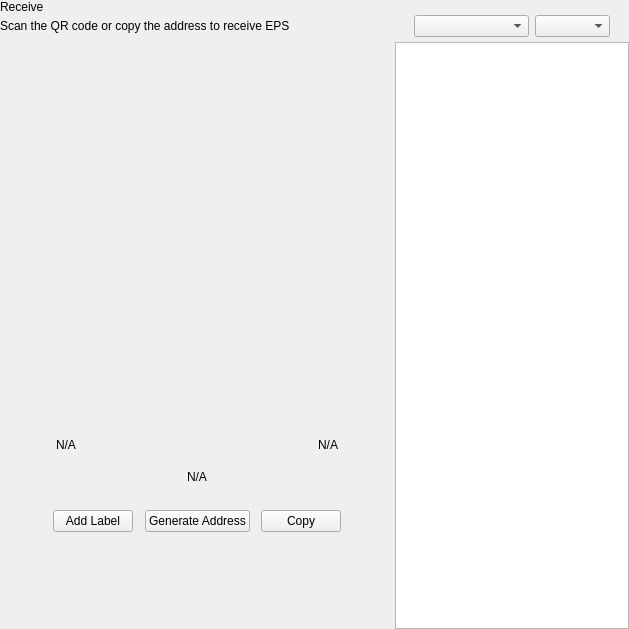
<?xml version="1.0" encoding="UTF-8"?>
<ui version="4.0">
 <class>ReceiveWidget</class>
 <widget class="QWidget" name="ReceiveWidget">
  <property name="geometry">
   <rect>
    <x>0</x>
    <y>0</y>
    <width>629</width>
    <height>629</height>
   </rect>
  </property>
  <property name="minimumSize">
   <size>
    <width>0</width>
    <height>0</height>
   </size>
  </property>
  <property name="windowTitle">
   <string>Form</string>
  </property>
  <layout class="QHBoxLayout" name="horizontalLayout_2" stretch="2,1">
   <property name="spacing">
    <number>0</number>
   </property>
   <property name="leftMargin">
    <number>0</number>
   </property>
   <property name="topMargin">
    <number>0</number>
   </property>
   <property name="rightMargin">
    <number>0</number>
   </property>
   <property name="bottomMargin">
    <number>0</number>
   </property>
   <item>
    <widget class="QWidget" name="left" native="true">
     <layout class="QVBoxLayout" name="verticalLayout_3">
      <property name="leftMargin">
       <number>0</number>
      </property>
      <property name="topMargin">
       <number>0</number>
      </property>
      <property name="rightMargin">
       <number>0</number>
      </property>
      <property name="bottomMargin">
       <number>0</number>
      </property>
      <item>
       <layout class="QVBoxLayout" name="verticalLayout_2">
        <property name="spacing">
         <number>0</number>
        </property>
        <property name="leftMargin">
         <number>0</number>
        </property>
        <item>
         <layout class="QHBoxLayout" name="horizontalLayout_3">
          <property name="spacing">
           <number>0</number>
          </property>
          <item>
           <layout class="QVBoxLayout" name="verticalLayout_4">
            <property name="spacing">
             <number>5</number>
            </property>
            <item>
             <widget class="QLabel" name="labelTitle">
              <property name="text">
               <string>Receive</string>
              </property>
             </widget>
            </item>
            <item alignment="Qt::AlignTop">
             <widget class="QLabel" name="labelSubtitle1">
              <property name="text">
               <string>Scan the QR code or copy the address to receive EPS</string>
              </property>
             </widget>
            </item>
           </layout>
          </item>
          <item>
           <spacer name="horizontalSpacer">
            <property name="orientation">
             <enum>Qt::Horizontal</enum>
            </property>
            <property name="sizeHint" stdset="0">
             <size>
              <width>40</width>
              <height>20</height>
             </size>
            </property>
           </spacer>
          </item>
         </layout>
        </item>
        <item>
         <spacer name="verticalSpacer_2">
          <property name="orientation">
           <enum>Qt::Vertical</enum>
          </property>
          <property name="sizeType">
           <enum>QSizePolicy::Expanding</enum>
          </property>
          <property name="sizeHint" stdset="0">
           <size>
            <width>20</width>
            <height>50</height>
           </size>
          </property>
         </spacer>
        </item>
        <item alignment="Qt::AlignHCenter">
         <widget class="QWidget" name="layoutQR" native="true">
          <property name="maximumSize">
           <size>
            <width>510</width>
            <height>16777215</height>
           </size>
          </property>
          <layout class="QVBoxLayout" name="verticalLayoutQr">
           <item>
            <spacer name="verticalSpacer11">
             <property name="orientation">
              <enum>Qt::Vertical</enum>
             </property>
             <property name="sizeType">
              <enum>QSizePolicy::Fixed</enum>
             </property>
             <property name="sizeHint" stdset="0">
              <size>
               <width>20</width>
               <height>20</height>
              </size>
             </property>
            </spacer>
           </item>
           <item alignment="Qt::AlignHCenter">
            <widget class="QLabel" name="labelQrImg">
             <property name="minimumSize">
              <size>
               <width>260</width>
               <height>260</height>
              </size>
             </property>
             <property name="maximumSize">
              <size>
               <width>260</width>
               <height>260</height>
              </size>
             </property>
             <property name="text">
              <string/>
             </property>
             <property name="alignment">
              <set>Qt::AlignCenter</set>
             </property>
            </widget>
           </item>
           <item>
            <spacer name="verticalSpacer_21">
             <property name="orientation">
              <enum>Qt::Vertical</enum>
             </property>
             <property name="sizeType">
              <enum>QSizePolicy::Fixed</enum>
             </property>
             <property name="sizeHint" stdset="0">
              <size>
               <width>20</width>
               <height>30</height>
              </size>
             </property>
            </spacer>
           </item>
           <item>
            <widget class="QWidget" name="widget" native="true">
             <property name="minimumSize">
              <size>
               <width>0</width>
               <height>0</height>
              </size>
             </property>
             <layout class="QHBoxLayout" name="horizontalLayout_5">
              <item>
               <widget class="QLabel" name="labelLabel">
                <property name="text">
                 <string notr="true">N/A</string>
                </property>
               </widget>
              </item>
              <item>
               <spacer name="horizontalSpacer_2">
                <property name="orientation">
                 <enum>Qt::Horizontal</enum>
                </property>
                <property name="sizeHint" stdset="0">
                 <size>
                  <width>141</width>
                  <height>20</height>
                 </size>
                </property>
               </spacer>
              </item>
              <item>
               <widget class="QLabel" name="labelDate">
                <property name="text">
                 <string notr="true">N/A</string>
                </property>
                <property name="alignment">
                 <set>Qt::AlignRight|Qt::AlignTrailing|Qt::AlignVCenter</set>
                </property>
               </widget>
              </item>
             </layout>
            </widget>
           </item>
           <item>
            <widget class="QLabel" name="labelAddress">
             <property name="sizePolicy">
              <sizepolicy hsizetype="Expanding" vsizetype="Preferred">
               <horstretch>0</horstretch>
               <verstretch>0</verstretch>
              </sizepolicy>
             </property>
             <property name="minimumSize">
              <size>
               <width>300</width>
               <height>0</height>
              </size>
             </property>
             <property name="text">
              <string notr="true">N/A</string>
             </property>
             <property name="alignment">
              <set>Qt::AlignCenter</set>
             </property>
            </widget>
           </item>
           <item>
            <spacer name="verticalSpacer_4">
             <property name="orientation">
              <enum>Qt::Vertical</enum>
             </property>
             <property name="sizeType">
              <enum>QSizePolicy::Fixed</enum>
             </property>
             <property name="sizeHint" stdset="0">
              <size>
               <width>20</width>
               <height>20</height>
              </size>
             </property>
            </spacer>
           </item>
           <item>
            <layout class="QHBoxLayout" name="horizontalLayout_4">
             <item alignment="Qt::AlignHCenter">
              <widget class="QPushButton" name="pushButtonLabel">
               <property name="focusPolicy">
                <enum>Qt::NoFocus</enum>
               </property>
               <property name="text">
                <string>Add Label</string>
               </property>
              </widget>
             </item>
             <item alignment="Qt::AlignHCenter">
              <widget class="QPushButton" name="pushButtonNewAddress">
               <property name="focusPolicy">
                <enum>Qt::NoFocus</enum>
               </property>
               <property name="text">
                <string>Generate Address</string>
               </property>
              </widget>
             </item>
             <item alignment="Qt::AlignHCenter">
              <widget class="QPushButton" name="pushButtonCopy">
               <property name="focusPolicy">
                <enum>Qt::NoFocus</enum>
               </property>
               <property name="text">
                <string>Copy</string>
               </property>
              </widget>
             </item>
            </layout>
           </item>
           <item>
            <spacer name="verticalSpacer_3">
             <property name="orientation">
              <enum>Qt::Vertical</enum>
             </property>
             <property name="sizeType">
              <enum>QSizePolicy::Expanding</enum>
             </property>
             <property name="sizeHint" stdset="0">
              <size>
               <width>20</width>
               <height>20</height>
              </size>
             </property>
            </spacer>
           </item>
          </layout>
         </widget>
        </item>
        <item>
         <spacer name="verticalSpacer">
          <property name="orientation">
           <enum>Qt::Vertical</enum>
          </property>
          <property name="sizeHint" stdset="0">
           <size>
            <width>20</width>
            <height>40</height>
           </size>
          </property>
         </spacer>
        </item>
       </layout>
      </item>
     </layout>
    </widget>
   </item>
   <item>
    <widget class="QWidget" name="right" native="true">
     <layout class="QVBoxLayout" name="verticalLayout_5">
      <property name="spacing">
       <number>0</number>
      </property>
      <property name="leftMargin">
       <number>1</number>
      </property>
      <property name="topMargin">
       <number>0</number>
      </property>
      <property name="rightMargin">
       <number>0</number>
      </property>
      <property name="bottomMargin">
       <number>0</number>
      </property>
      <item>
       <layout class="QVBoxLayout" name="container_right">
        <property name="spacing">
         <number>0</number>
        </property>
        <property name="leftMargin">
         <number>0</number>
        </property>
        <property name="rightMargin">
         <number>0</number>
        </property>
        <item>
         <layout class="QVBoxLayout" name="verticalLayout">
          <property name="spacing">
           <number>6</number>
          </property>
          <property name="leftMargin">
           <number>19</number>
          </property>
          <property name="rightMargin">
           <number>19</number>
          </property>
          <item>
           <widget class="OptionButton" name="btnRequest" native="true"/>
          </item>
          <item>
           <widget class="OptionButton" name="btnMyAddresses" native="true">
            <property name="sizePolicy">
             <sizepolicy hsizetype="Preferred" vsizetype="Minimum">
              <horstretch>0</horstretch>
              <verstretch>0</verstretch>
             </sizepolicy>
            </property>
           </widget>
          </item>
         </layout>
        </item>
        <item>
         <widget class="QWidget" name="sortWidget" native="true">
          <layout class="QHBoxLayout" name="horizontalLayout_6">
           <property name="leftMargin">
            <number>19</number>
           </property>
           <property name="rightMargin">
            <number>19</number>
           </property>
           <property name="bottomMargin">
            <number>5</number>
           </property>
           <item>
            <spacer name="horizontalSpacer_3">
             <property name="orientation">
              <enum>Qt::Horizontal</enum>
             </property>
             <property name="sizeHint" stdset="0">
              <size>
               <width>40</width>
               <height>20</height>
              </size>
             </property>
            </spacer>
           </item>
           <item>
            <widget class="QComboBox" name="comboBoxSort">
             <property name="sizePolicy">
              <sizepolicy hsizetype="Preferred" vsizetype="Fixed">
               <horstretch>0</horstretch>
               <verstretch>0</verstretch>
              </sizepolicy>
             </property>
             <property name="minimumSize">
              <size>
               <width>115</width>
               <height>0</height>
              </size>
             </property>
            </widget>
           </item>
           <item>
            <widget class="QComboBox" name="comboBoxSortOrder">
             <property name="sizePolicy">
              <sizepolicy hsizetype="Preferred" vsizetype="Fixed">
               <horstretch>0</horstretch>
               <verstretch>0</verstretch>
              </sizepolicy>
             </property>
             <property name="minimumSize">
              <size>
               <width>75</width>
               <height>0</height>
              </size>
             </property>
            </widget>
           </item>
          </layout>
         </widget>
        </item>
        <item>
         <widget class="QListView" name="listViewAddress"/>
        </item>
       </layout>
      </item>
     </layout>
    </widget>
   </item>
  </layout>
 </widget>
 <customwidgets>
  <customwidget>
   <class>OptionButton</class>
   <extends>QWidget</extends>
   <header>qt/pivx/optionbutton.h</header>
   <container>1</container>
  </customwidget>
 </customwidgets>
 <resources/>
 <connections/>
</ui>
